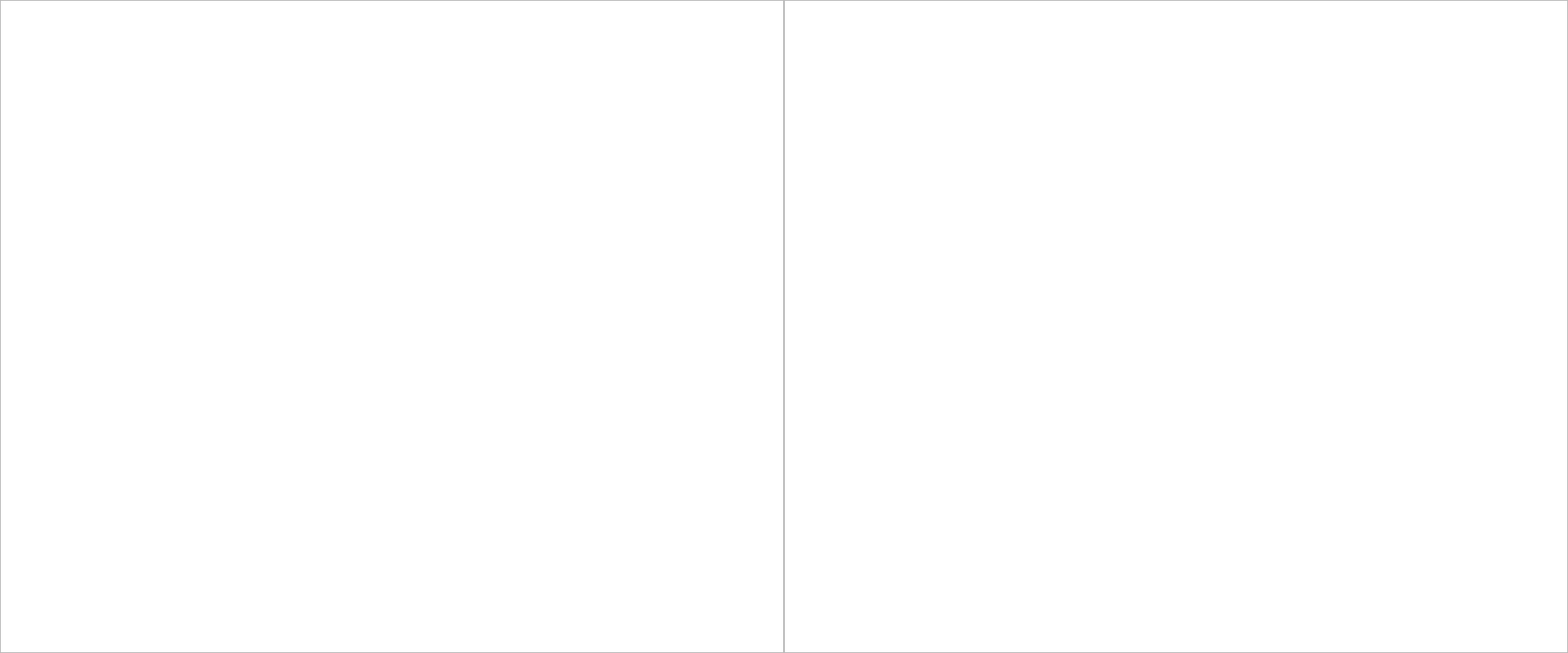
<?xml version="1.0" encoding="UTF-8"?>
<ui version="4.0">
 <class>QFileSystemModelDialog</class>
 <widget class="QDialog" name="QFileSystemModelDialog">
  <property name="geometry">
   <rect>
    <x>0</x>
    <y>0</y>
    <width>1920</width>
    <height>800</height>
   </rect>
  </property>
  <property name="windowTitle">
   <string>Dialog</string>
  </property>
  <widget class="QTreeView" name="treeView">
   <property name="geometry">
    <rect>
     <x>0</x>
     <y>0</y>
     <width>960</width>
     <height>800</height>
    </rect>
   </property>
  </widget>
  <widget class="QListView" name="listView">
   <property name="geometry">
    <rect>
     <x>960</x>
     <y>0</y>
     <width>960</width>
     <height>800</height>
    </rect>
   </property>
  </widget>
 </widget>
 <resources/>
 <connections/>
</ui>
